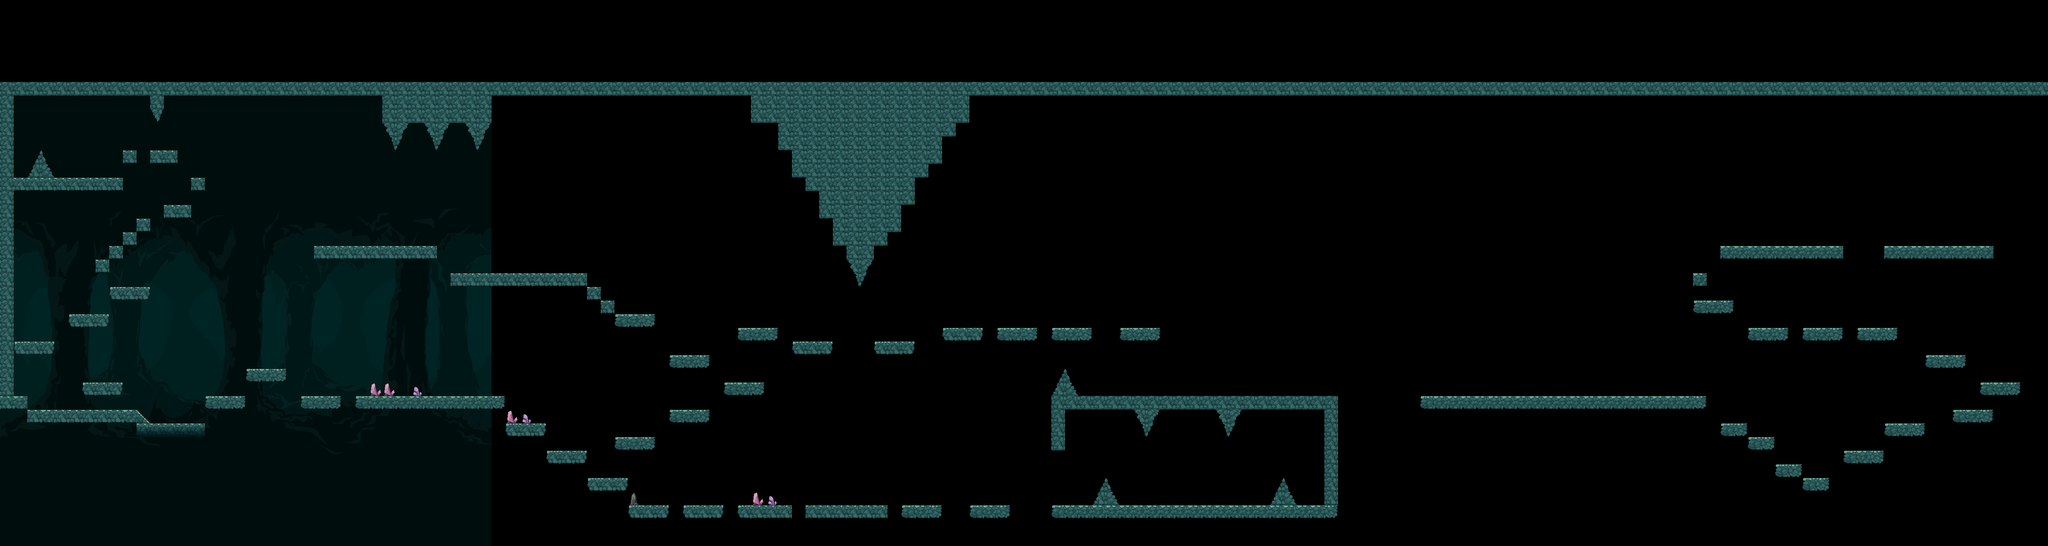

A 2D game scene composited from a Tiled map and its tileset images. What follows is a short description and the map's XML, with each tile layer's data collapsed to a summary:
An orthogonal 150x40 tile map with 32x32 px tiles, 1 tile layer (Capa de patrones 1), 2 tilesets, 4 image layers and 65 objects (64x colisiones).

<map version="1.10" tiledversion="1.12.2" orientation="orthogonal" renderorder="right-down" width="150" height="40" tilewidth="32" tileheight="32" infinite="0" nextlayerid="12" nextobjectid="70">
 <tileset firstgid="1" source="../Tilesets/cuevaTilesets2.tsx" />
 <tileset firstgid="577" source="../Tilesets/cuevaTilesets.tsx" />
 <imagelayer id="7" name="fondo4" offsetx="0.16712" offsety="298.426" repeatx="1">
  <image source="../Tilesets/Cave Tileset Pack/PNG files/ParallaxCave4.png" width="1152" height="640" />
 </imagelayer>
 <imagelayer id="8" name="fondo3" offsetx="0.000452899" offsety="192.009" parallaxx="0.15" parallaxy="0.08" repeatx="1">
  <image source="../Tilesets/Cave Tileset Pack/PNG files/ParallaxCave3.png" width="1152" height="1088" />
 </imagelayer>
 <imagelayer id="9" name="fondo2" offsetx="0.000452899" offsety="192.009" parallaxx="0.35" repeatx="1">
  <image source="../Tilesets/Cave Tileset Pack/PNG files/ParallaxCave2.png" width="1152" height="1088" />
 </imagelayer>
 <imagelayer id="10" name="fondo1" offsetx="0.000452899" offsety="192.009" parallaxx="0.65" parallaxy="0.5" repeatx="1">
  <image source="../Tilesets/Cave Tileset Pack/PNG files/ParallaxCave1.png" width="1152" height="1088" />
 </imagelayer>
 <group id="6" name="Fondo" />
 <layer id="1" name="Capa de patrones 1" width="150" height="40">
  <data>[6000 cells, 628 non-empty, 23 distinct tile ids]</data>
 </layer>
 <objectgroup id="11" name="colisiones" visible="0">
  <object id="1" name="colisiones" x="0" y="928.909" width="63.8182" height="31.2727" />
  <object id="2" name="colisiones" x="63.75" y="960.75" width="256.432" height="30.1591" />
  <object id="3" name="colisiones" x="482.333" y="929.333" width="92.3333" height="29" />
  <object id="4" name="colisiones" x="577.333" y="865" width="94" height="28.6667" />
  <object id="5" name="colisiones" x="706" y="927.667" width="92.3333" height="30.6667" />
  <object id="6" name="colisiones" x="833.5" y="928.5" width="350.167" height="29.8333" />
  <object id="7" name="colisiones" x="1184" y="992.333" width="95.6667" height="32.3333" />
  <object id="8" name="colisiones" x="1280.33" y="1056" width="95.3333" height="32.3333" />
  <object id="9" name="colisiones" x="1376.36" y="1119.82" width="95.6364" height="32.3636" />
  <object id="10" x="1472.18" y="1183.64" width="94.8182" height="32.3636" />
  <object id="11" name="colisiones" x="320" y="992" width="160.5" height="32.5" />
  <object id="12" name="colisiones" x="34" y="801" width="93" height="30" />
  <object id="14" name="colisiones" x="162" y="737.455" width="93.4545" height="28.3636" />
  <object id="15" name="colisiones" x="258.75" y="673.5" width="92" height="28" />
  <object id="16" name="colisiones" x="224" y="609" width="31.75" height="29" />
  <object id="17" name="colisiones" x="256.25" y="577.5" width="32.5" height="29.25" />
  <object id="18" name="colisiones" x="287.75" y="545" width="32" height="28.75" />
  <object id="19" name="colisiones" x="319.75" y="513" width="33" height="29.5" />
  <object id="20" name="colisiones" x="384" y="480.727" width="64" height="28.5455" />
  <object id="21" name="colisiones" x="447.091" y="417.636" width="32.3636" height="28.7273" />
  <object id="22" name="colisiones" x="352" y="353" width="63.3333" height="29.6667" />
  <object id="23" name="colisiones" x="287.333" y="352.333" width="33.3333" height="28.3333" />
  <object id="24" name="colisiones" x="32" y="416.667" width="258" height="28.6667" />
  <object id="27" name="colisiones" x="735.5" y="576.5" width="288.5" height="31" />
  <object id="28" name="colisiones" x="1056" y="639.333" width="319.5" height="30.1667" />
  <object id="29" name="colisiones" x="1375.5" y="673" width="33" height="28.5" />
  <object id="30" name="colisiones" x="1408.5" y="705.5" width="31.5" height="29" />
  <object id="31" name="colisiones" x="1442.5" y="737" width="91.5" height="30.5" />
  <object id="32" name="colisiones" x="1442" y="1024.67" width="92" height="30" />
  <object id="33" name="colisiones" x="1570" y="962" width="94.5" height="27.5" />
  <object id="34" name="colisiones" x="1570.5" y="833.5" width="91.5" height="29" />
  <object id="35" name="colisiones" x="1698.5" y="898" width="93.5" height="27.5" />
  <object id="36" name="colisiones" x="1729.33" y="768" width="92" height="30.6667" />
  <object id="37" name="colisiones" x="1857.33" y="800.667" width="93.3333" height="29.3333" />
  <object id="38" name="colisiones" x="2050.67" y="801.333" width="92.6667" height="28.6667" />
  <object id="39" name="colisiones" x="2210.5" y="769" width="92" height="30" />
  <object id="40" name="colisiones" x="2338" y="769" width="92.5" height="30" />
  <object id="41" name="colisiones" x="2464.5" y="768" width="95" height="31" />
  <object id="42" name="colisiones" x="2625.5" y="769" width="94" height="30" />
  <object id="43" name="colisiones" x="2464.33" y="928.667" width="671.167" height="30.8333" />
  <object id="45" name="colisiones" x="3103" y="959.5" width="32.5" height="257.5" />
  <object id="46" name="colisiones" x="2463.67" y="958.667" width="32" height="97.6667" />
  <object id="47" name="colisiones" x="2465.67" y="1184.67" width="637.424" height="32.0606" />
  <object id="48" name="colisiones" x="3330.67" y="928.667" width="667.333" height="29.3333" />
  <object id="49" name="colisiones" x="4030.5" y="576.5" width="290" height="29.5" />
  <object id="50" name="colisiones" x="4416" y="578" width="257.333" height="29.3333" />
  <object id="51" name="colisiones" x="4512.67" y="833.333" width="93.3333" height="28.6667" />
  <object id="52" name="colisiones" x="4641.33" y="897.333" width="92.6667" height="30" />
  <object id="53" name="colisiones" x="4577.33" y="960.667" width="92.6667" height="30.6667" />
  <object id="54" name="colisiones" x="4417.67" y="993" width="92.3333" height="28.6667" />
  <object id="55" name="colisiones" x="4033.33" y="991.333" width="62" height="30" />
  <object id="56" name="colisiones" x="4098" y="1024.67" width="60" height="29.3333" />
  <object id="57" name="colisiones" x="4162.67" y="1089.33" width="62" height="30" />
  <object id="58" name="colisiones" x="4227.33" y="1120.67" width="62" height="30" />
  <object id="59" name="colisiones" x="4322" y="1057.33" width="93.3333" height="30.6667" />
  <object id="60" name="colisiones" x="4098" y="768.667" width="92.6667" height="29.3333" />
  <object id="61" name="colisiones" x="4226.67" y="768.667" width="91.3333" height="28" />
  <object id="62" name="colisiones" x="4354" y="769.333" width="92" height="29.3333" />
  <object id="63" name="colisiones" x="3969.33" y="704.667" width="94.6667" height="29.3333" />
  <object id="64" name="colisiones" x="3966.67" y="640" width="33.3333" height="29.3333" />
  <object id="65" name="colisiones" x="1602" y="1185.5" width="92" height="28.5" />
  <object id="66" name="colisiones" x="1729.33" y="1185.67" width="126.667" height="28" />
  <object id="67" name="colisiones" x="1887.33" y="1184.67" width="192.333" height="30.3333" />
  <object id="68" name="colisiones" x="2114.5" y="1184" width="92" height="30" />
  <object id="69" name="colisiones" x="2274" y="1185" width="92" height="28.5" />
 </objectgroup>
</map>
